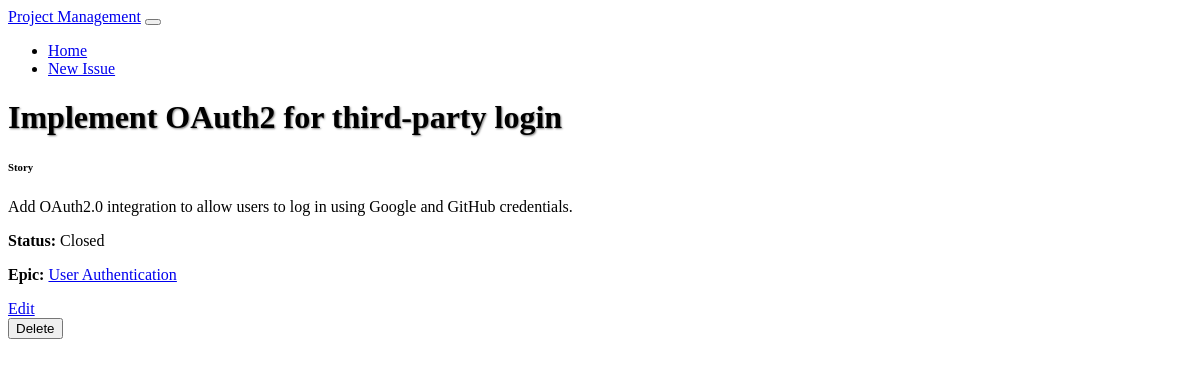
Screenshot of /issues/5 with the database file from the repository.
### models.py (models this page shows, shortened)
class Issue(TimestampMixin, db.Model):
    __tablename__ = 'issues'
    id = db.Column(db.Integer, primary_key=True)
    type = db.Column(db.String(50))  # Polymorphic identity for subclasses
    title = db.Column(db.String(100), nullable=False)
    description = db.Column(db.Text)
    status = db.Column(db.String(20), default='Open')
    epic_id = db.Column(db.Integer, db.ForeignKey('issues.id', ondelete='SET NULL'))  # Self-referential FK for epics
    children = relationship("Issue", backref=backref('epic', remote_side=[id]))
    diffs = relationship("Diff", back_populates="issue", cascade="all, delete-orphan")
    embedding = db.Column(JSON)
    __mapper_args__ = {
        'polymorphic_identity': 'issue',
        'polymorphic_on': type
    }

class Epic(Issue):
    __mapper_args__ = {
        'polymorphic_identity': 'epic',
    }

### routes.py (the view)
@app.route('/issues/<int:id>', methods=['GET'])
def show_issue(id):
    issue = Issue.query.get_or_404(id)
    return render_template('issues/show.html', issue=issue)

### templates/issues/show.html (shortened to what this page needs)
{% extends "base.html" %}
{% block content %}
<div class="card">
    <div class="card-body">
        <h1 class="card-title">{{ issue.title }}</h1>
        <h6 class="card-subtitle mb-2 text-muted">{{ issue.type.capitalize() }}</h6>
        <p class="card-text">{{ issue.description }}</p>
        <p><strong>Status:</strong> {{ issue.status }}</p>
        {% if issue.epic %}
            <p><strong>Epic:</strong> <a href="{{ url_for('show_issue', id=issue.epic.id) }}">{{ issue.epic.title }}</a></p>
        {% endif %}
        <div class="mt-4">
            <a href="{{ url_for('edit_issue', id=issue.id) }}" class="btn btn-primary me-2">Edit</a>
            <form action="{{ url_for('delete_issue', id=issue.id) }}" method="POST" class="d-inline">
                <button type="submit" class="btn btn-danger" onclick="return confirm('Are you sure you want to delete this issue?')">Delete</button>
            </form>
        </div>
    </div>
</div>
{% endblock %}

### static/css/custom.css (style rules this page uses)
body { padding-bottom: 20px; }
.card { margin-bottom: 20px; border-width: 2px !important; }
.card .card-title, .card .card-subtitle, .card .card-text { color: var(--bs-light) !important; }
.card .card-title { text-shadow: 1px 1px 2px rgba(0, 0, 0, 0.5); }

### rows the page displays
Epic: title "Implement OAuth2 for third-party login", type "Story", description "Add OAuth2.0 integration to allow users to log in using Google and GitHub credentials.", status "Closed"
Epic: epic "User Authentication"
